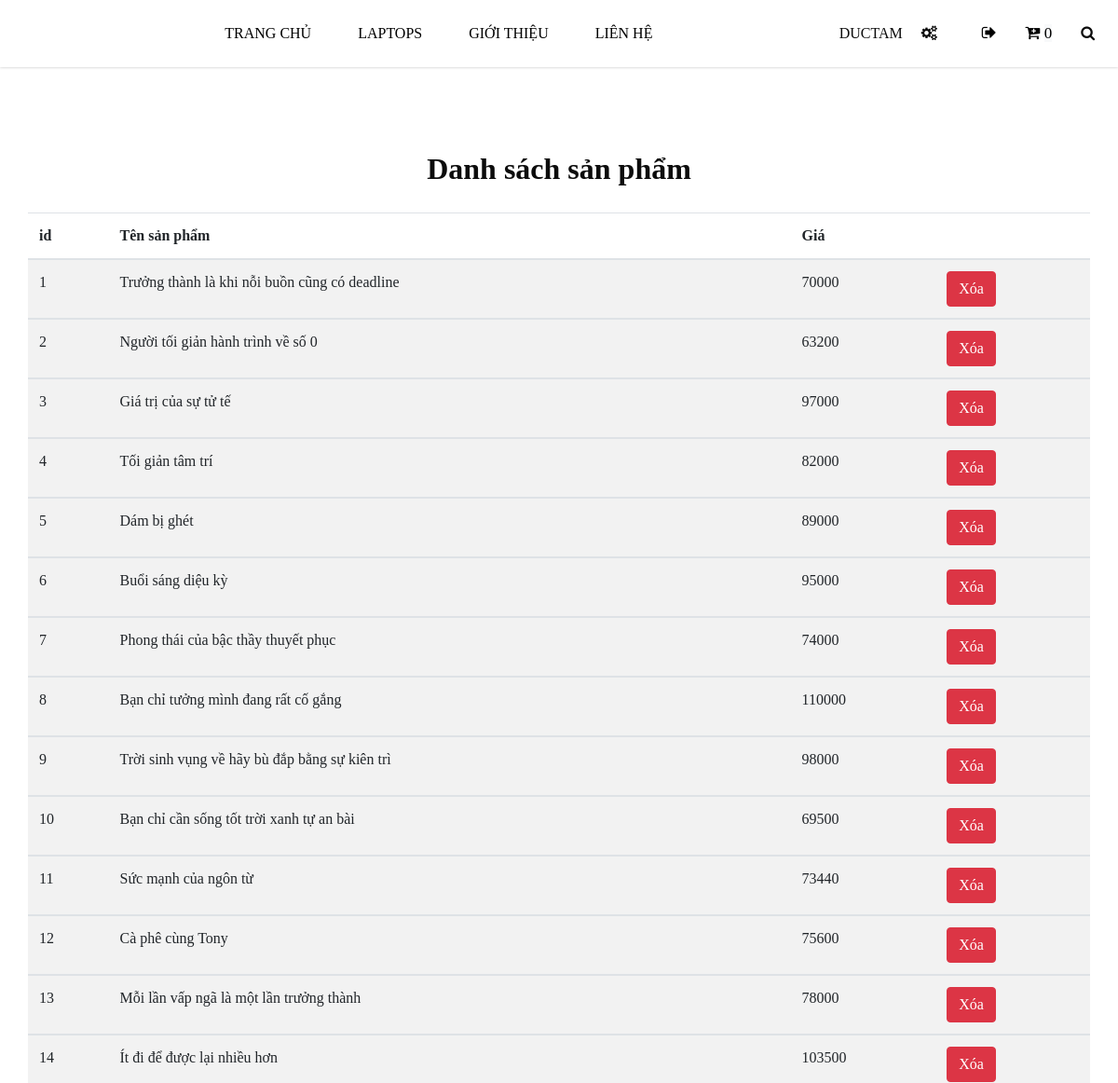
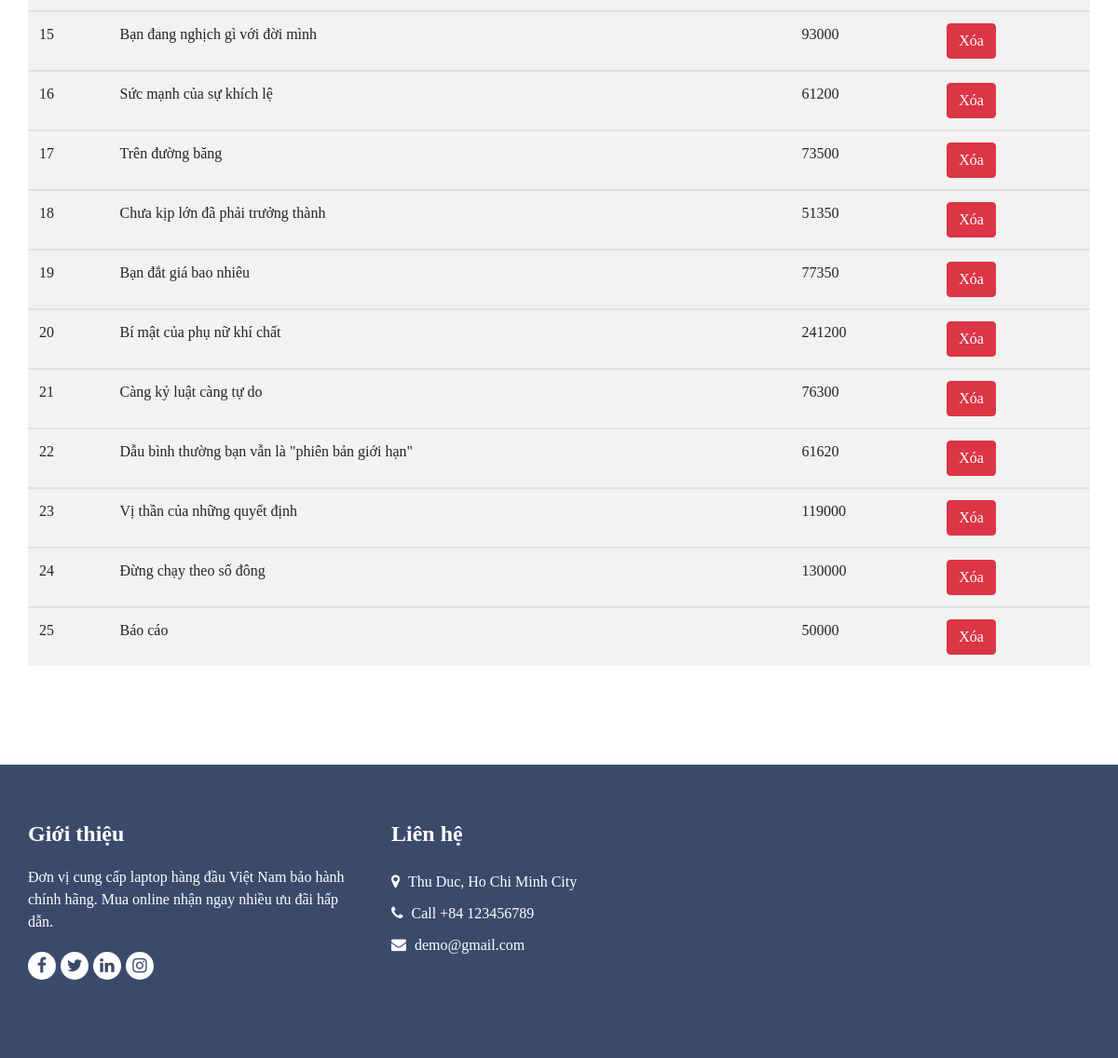
/admin/table_product.php (signed in), run on the app's committed database (2 pictures, top to bottom).
### tables this page shows
CREATE TABLE `producttb` (
  `id` int(11) NOT NULL,
  `product_name` varchar(50) NOT NULL,
  `product_price` float DEFAULT NULL,
  `product_image` varchar(100) DEFAULT NULL,
  `detail` varchar(300) NOT NULL
);

### admin/display_product.php (the view, shortened to what this page needs)
<?php
         $db = mysqli_connect('localhost','root','','productdb');
         $product = mysqli_query($db, "SELECT * FROM producttb");
         echo '<table class="table table-striped">';
            echo '<thead>';
            echo '<tr>';
              echo '<th scope="col">id</th>';
              echo '<th scope="col">Tên sản phẩm</th>';
              echo '<th scope="col">Giá</th>';
              echo '<th scope="col"></th>';
            echo '</tr>';
            echo '</thead>';
          $number = 1;
          while ($row = mysqli_fetch_array($product)) {
                echo '<tbody>';
                echo '<tr>';
                echo '<td scope="row">' . $row["id"] . '</td>';
                echo '<td>' . $row["product_name"] . '</td>';
                echo '<td>' . $row["product_price"] . '</td>';
                echo '<td>
                      <form action="" method="POST" id="form">
                        <button type="submit" class="btn btn-danger" name="delete" value =' . $number . '>Xóa</button>';
                echo  '</form>';
                echo  '</td>';
              echo '</tr>';
              echo '</tbody>';
              $number++;
          }
        echo '</table>';
?>

### admin/table_product.php (shortened to what this page needs)
<!DOCTYPE html>
<html lang="en">
  <head>
    <link rel="stylesheet" type="text/css" href="../css/bootstrap.css" />
    <link href="../css/font-awesome.min.css" rel="stylesheet" />
    <link href="../css/style.css" rel="stylesheet" />
    <link href="../css/responsive.css" rel="stylesheet" />
  </head>
  <body class="sub_page">
    <div class="hero_area">
      <header class="header_section">
        <div class="container-fluid">
          <nav class="navbar navbar-expand-lg custom_nav-container">
            <div class="collapse navbar-collapse" id="navbarSupportedContent">
              <ul class="navbar-nav">
                <li class="nav-item">
                  <a class="nav-link" href="../index.php">Trang chủ </a>
                </li>
                <li class="nav-item">
                  <a class="nav-link" href="../laptop.php"> Laptops </a>
                </li>
                <li class="nav-item ">
                  <a class="nav-link" href="../about.php">
                    Giới thiệu
                  </a>
                </li>
                <li class="nav-item">
                  <a class="nav-link" href="../contact.php">Liên hệ</a>
                </li>
              </ul>
              <div class="user_option-box">
              <?php
                if (isset($_SESSION["username"])) {
                  if ($_SESSION["admin"] =='Y') {
                    echo '<span style="text-transform: uppercase;">';
                    echo $_SESSION["username"];
                    echo'</span>';
                    echo '<div class="drop_down" style=" min-width:50px; margin-left: 20px;">';
                      echo '<span style="text-transform: none;">';
                      echo '<i class="fa fa-cogs"></i>';
                      echo'</span>';
                    echo '</div>';
                  }
                  echo  '<a href="../login/logout.php">
                              <i class="fa fa-sign-out"></i>
                            </a>';
                } else
                  echo '<a href="../login/login.php">
                        <i class="fa fa-user" aria-hidden="true"></i>
                      </a>' ;
                ?>
                <a href="../cart.php" class="nav-item nav-link active">
                                <i class="fa fa-cart-plus"></i>
                                <?php
                                    if (isset($_SESSION['cart'])){
                                        $count = count($_SESSION['cart']);
                                        echo "<span id=\"cart_count\" class=\"text-black bg-light\">$count</span>";
                                    }else{
                                        echo "<span id=\"cart_count\" class=\"text-black bg-light\">0</span>";
                                    }
                                ?>
                            </a>
                            <div class="search">
                                <i class="fa fa-search" aria-hidden="true"></i>
                            </div>
              </div>
            </div>
          </nav>
        </div>
      </header>
    </div>
    <section class="layout_padding">
      <div class="container">
        <h2 style="text-align: center; padding-bottom: 20px; font-weight:bold">
        Danh sách sản phẩm</h2>
        <div class="row">
              <div class="col-xl-12 col-lg-12 col-md-12 col-sm-12 col-12" id="table">
                <?php
                  include 'display_product.php';
                ?>
              </div>
          </div>
      </div>
    </section>
    <footer class="footer_section" >
      <div class="container">
        <div class="row">
          <div class="col-md-6 col-lg-4 footer-col">
            <div class="footer_detail">
              <h4>Giới thiệu</h4>
              <p>
              Đơn vị cung cấp laptop hàng đầu Việt Nam bảo hành chính hãng. Mua online nhận ngay nhiều ưu đãi hấp dẫn.
              </p>
              <div class="footer_social">
                <a href="">
                  <i class="fa fa-facebook" aria-hidden="true"></i>
                </a>
                <a href="">
                  <i class="fa fa-twitter" aria-hidden="true"></i>
                </a>
                <a href="">
                  <i class="fa fa-linkedin" aria-hidden="true"></i>
                </a>
                <a href="">
                  <i class="fa fa-instagram" aria-hidden="true"></i>
                </a>
              </div>
            </div>
          </div>
          <div class="col-md-6 col-lg-4 footer-col">
            <div class="footer_contact">
              <h4>Liên hệ</h4>
              <div class="contact_link_box">
                <a href="">
                  <i class="fa fa-map-marker" aria-hidden="true"></i>
                  <span> Thu Duc, Ho Chi Minh City </span>
                </a>
                <a href="">
                  <i class="fa fa-phone" aria-hidden="true"></i>
                  <span> Call +84 123456789 </span>
                </a>
                <a href="">
                  <i class="fa fa-envelope" aria-hidden="true"></i>
                  <span> demo@gmail.com </span>
                </a>
              </div>
            </div>
          </div>
          <div class="col-md-6 col-lg-4 footer-col">
            <div class="map_container">
              <div class="map">
                <div id="googleMap"></div>
              </div>
            </div>
          </div>
        </div>
      </div>
    </footer>
  </body>
</html>

### css/style.css (style rules this page uses)
body { font-family: 'Times New Roman'; color: #0c0c0c; background-color: white; overflow-x: hidden; }
.layout_padding { padding: 90px 0; }
a, a:hover, a:focus { text-decoration: none; }
.btn, .btn:focus { outline: none !important; -webkit-box-shadow: none; box-shadow: none; }
.hero_area { position: relative; min-height: 100vh; display: -webkit-box; display: -ms-flexbox; display: flex; -webkit-box-orient: vertical; -webkit-box-direction: normal; -ms-flex-direction: column; flex-direction: column; padding-left: 45px; }
.hero_area .container-fluid { padding-left: 25px; padding-right: 25px; }
.sub_page .hero_area { min-height: auto; border-radius: 0 0 45px 0; padding-left: 0; }
.sub_page .header_section { -webkit-box-shadow: 0 0 3px 0 rgba(0, 0, 0, 0.25); box-shadow: 0 0 3px 0 rgba(0, 0, 0, 0.25); }
.header_section { padding: 15px 0; }
.header_section .container-fluid { padding-right: 25px; padding-left: 25px; }
.custom_nav-container { padding: 0; }
.custom_nav-container .navbar-nav { margin: auto; }
.custom_nav-container .navbar-nav .nav-item .nav-link { padding: 5px 25px; color: #000000; text-align: center; text-transform: uppercase; border-radius: 5px; -webkit-transition: all 0.3s; transition: all 0.3s; }
.user_option-box { display: flex; align-items: center; }
.user_option-box a { color: black; text-transform: uppercase; margin-left: 15px; font-size: 17px; }
.search { position: relative; display: block; }
.drop_down { position: relative; display: block; min-width: 70px; }
.footer_section { background-color: #3b4a6b; color: #ffffff; padding-top: 60px; }
.footer_section h4 { font-weight: 600; margin-bottom: 20px; }
.footer_section .footer-col { margin-bottom: 30px; }
.footer_section .footer_contact .contact_link_box { display: -webkit-box; display: -ms-flexbox; display: flex; -webkit-box-orient: vertical; -webkit-box-direction: normal; -ms-flex-direction: column; flex-direction: column; }
.footer_section .footer_contact .contact_link_box a { margin: 5px 0; color: #ffffff; }
.footer_section .footer_contact .contact_link_box a i { margin-right: 5px; }
.footer_section .footer_social { display: -webkit-box; display: -ms-flexbox; display: flex; margin-top: 20px; margin-bottom: 10px; }
.footer_section .footer_social a { display: -webkit-box; display: -ms-flexbox; display: flex; -webkit-box-pack: center; -ms-flex-pack: center; justify-content: center; -webkit-box-align: center; -ms-flex-align: center; align-items: center; color: #3b4a6b; width: 30px; height: 30px; border-radius: 100%; background-color: #ffffff; border-radius: 100%; margin-right: 5px; font-size: 18px; }
.footer_section .map_container { width: 100%; height: 225px; overflow: hidden; display: -webkit-box; display: -ms-flexbox; display: flex; -webkit-box-align: stretch; -ms-flex-align: stretch; align-items: stretch; }
.footer_section .map_container .map { height: 100%; -webkit-box-flex: 1; -ms-flex: 1; flex: 1; }
.footer_section .map_container .map #googleMap { height: 100%; }

### css/responsive.css (style rules this page uses)
@media (min-width: 1200px) { .container { max-width: 1170px; } }

### data on the page
producttb: id "1", product_name "Trưởng thành là khi nỗi buồn cũng có deadline", product_price "70000"
producttb: id "2", product_name "Người tối giản hành trình về số 0", product_price "63200"
producttb: id "3", product_name "Giá trị của sự tử tế", product_price "97000"
producttb: id "4", product_name "Tối giản tâm trí", product_price "82000"
producttb: id "5", product_name "Dám bị ghét", product_price "89000"
producttb: id "6", product_name "Buổi sáng diệu kỳ", product_price "95000"
producttb: id "7", product_name "Phong thái của bậc thầy thuyết phục", product_price "74000"
producttb: id "8", product_name "Bạn chỉ tưởng mình đang rất cố gắng", product_price "110000"
producttb: id "9", product_name "Trời sinh vụng về hãy bù đắp bằng sự kiên trì", product_price "98000"
producttb: id "10", product_name "Bạn chỉ cần sống tốt trời xanh tự an bài", product_price "69500"
producttb: id "11", product_name "Sức mạnh của ngôn từ", product_price "73440"
producttb: id "12", product_name "Cà phê cùng Tony", product_price "75600"
producttb: id "13", product_name "Mỗi lần vấp ngã là một lần trưởng thành", product_price "78000"
producttb: id "14", product_name "Ít đi để được lại nhiều hơn", product_price "103500"
producttb: id "15", product_name "Bạn đang nghịch gì với đời mình", product_price "93000"
producttb: id "16", product_name "Sức mạnh của sự khích lệ", product_price "61200"
producttb: id "17", product_name "Trên đường băng", product_price "73500"
producttb: id "18", product_name "Chưa kịp lớn đã phải trưởng thành", product_price "51350"
producttb: id "19", product_name "Bạn đắt giá bao nhiêu", product_price "77350"
producttb: id "20", product_name "Bí mật của phụ nữ khí chất", product_price "241200"
producttb: id "21", product_name "Càng kỷ luật càng tự do", product_price "76300"
producttb: id "22", product_name "Dẫu bình thường bạn vẫn là \"phiên bản giới hạn\"", product_price "61620"
producttb: id "23", product_name "Vị thần của những quyết định", product_price "119000"
producttb: id "24", product_name "Đừng chạy theo số đông", product_price "130000"
producttb: id "25", product_name "Báo cáo", product_price "50000"

### other printed values
$_SESSION["username"] "DUCTAM"
